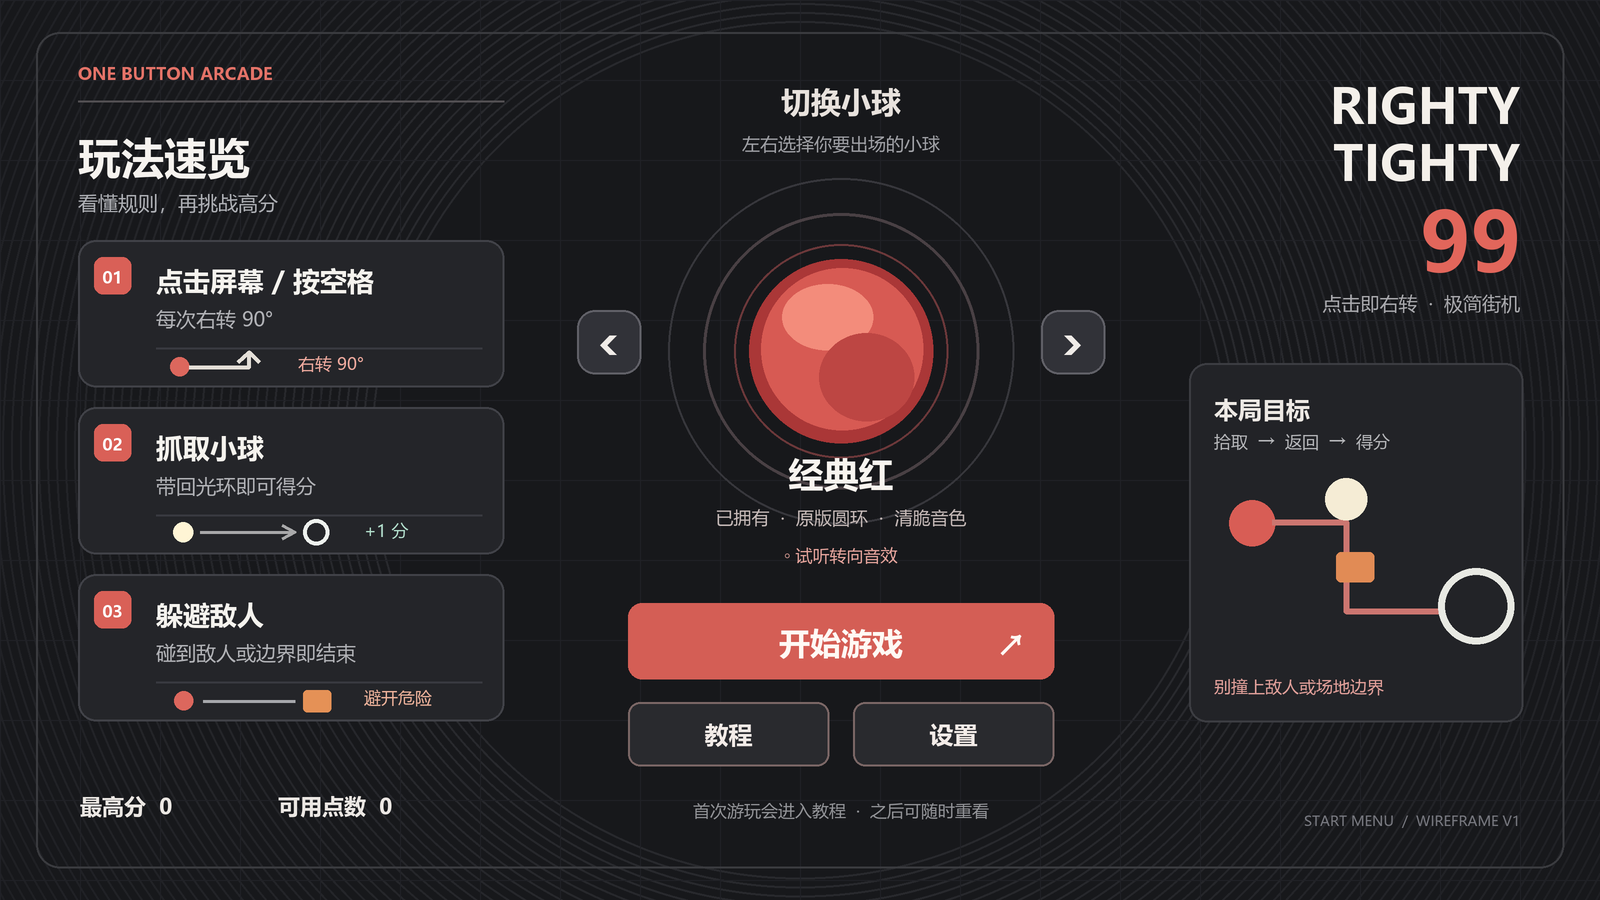

Source code (Python):
"""Standalone start-menu concept render. Does not change the game UI."""

from pathlib import Path
from PIL import Image, ImageDraw, ImageFont, ImageFilter

OUT = Path(__file__).with_suffix(".png")
S = 2
W, H = 1600, 900
FONT = "C:/Windows/Fonts/msyh.ttc"
FONT_BOLD = "C:/Windows/Fonts/msyhbd.ttc"


def scale_box(box):
    return tuple(int(v * S) for v in box)


def font(size, bold=False):
    return ImageFont.truetype(FONT_BOLD if bold else FONT, int(size * S))


def txt(x, y, value, size, color, bold=False, anchor=None):
    draw.text((int(x * S), int(y * S)), value, font=font(size, bold), fill=color, anchor=anchor)


def rect(box, fill, radius=0, outline=None, width=1):
    draw.rounded_rectangle(scale_box(box), radius=int(radius * S), fill=fill, outline=outline, width=int(width * S))


def line(points, fill, width=1, joint="curve"):
    draw.line([(int(x * S), int(y * S)) for x, y in points], fill=fill, width=int(width * S), joint=joint)


def ellipse(box, fill=None, outline=None, width=1):
    draw.ellipse(scale_box(box), fill=fill, outline=outline, width=int(width * S))


img = Image.new("RGB", (W * S, H * S), "#17181b")
draw = ImageDraw.Draw(img)

# Quiet game-field atmosphere, leaving the actual UI hierarchy legible.
for i in range(65, 0, -1):
    c = (800, 450)
    r = 420 + i * 9
    opacity = int(12 * (1 - i / 66))
    ellipse((c[0] - r, c[1] - r, c[0] + r, c[1] + r), outline=(29 + opacity, 30 + opacity, 34 + opacity), width=2)
for x in range(0, W, 80):
    line([(x, 0), (x, H)], "#202126")
for y in range(0, H, 80):
    line([(0, y), (W, y)], "#202126")

# Top bar.
rect((36, 32, 1564, 868), None, 24, "#3a3b3f", 2)
txt(78, 62, "ONE BUTTON ARCADE", 17, "#e47368", True)
line([(78, 101), (504, 101)], "#535053", 2)

# Right upper brand block.
txt(1520, 72, "RIGHTY", 49, "#f4f0ea", True, "ra")
txt(1520, 129, "TIGHTY", 49, "#f4f0ea", True, "ra")
txt(1521, 185, "99", 82, "#e2665b", True, "ra")
txt(1520, 290, "点击即右转  ·  极简街机", 19, "#a9a9ad", False, "ra")

# The three parts of the gameplay loop remain visible on the landing screen.
txt(78, 128, "玩法速览", 43, "#f6f3ef", True)
txt(78, 189, "看懂规则，再挑战高分", 20, "#aeb0b5")

card_x0, card_x1 = 78, 504
cards = [(240, "01", "点击屏幕 / 按空格", "每次右转 90°", "turn"),
         (407, "02", "抓取小球", "带回光环即可得分", "gather"),
         (574, "03", "躲避敌人", "碰到敌人或边界即结束", "avoid")]
for y, number, title, detail, kind in cards:
    rect((card_x0, y, card_x1, y + 147), "#242529", 18, "#414248", 2)
    rect((card_x0 + 16, y + 17, card_x0 + 53, y + 54), "#d96057", 9)
    txt(card_x0 + 34.5, y + 37, number, 16, "#fff", True, "mm")
    txt(card_x0 + 78, y + 22, title, 27, "#f5f3ee", True)
    txt(card_x0 + 78, y + 65, detail, 20, "#b1b2b6")
    line([(card_x0 + 78, y + 108), (card_x1 - 22, y + 108)], "#393a40", 2)
    if kind == "turn":
        ellipse((card_x0 + 92, y + 117, card_x0 + 111, y + 136), "#dc675d")
        line([(card_x0 + 111, y + 127), (card_x0 + 171, y + 127), (card_x0 + 171, y + 115)], "#e4dfd8", 4)
        line([(card_x0 + 160, y + 122), (card_x0 + 171, y + 112), (card_x0 + 181, y + 122)], "#e4dfd8", 4)
        txt(card_x0 + 220, y + 112, "右转 90°", 17, "#efaa9e")
    elif kind == "gather":
        ellipse((card_x0 + 95, y + 115, card_x0 + 115, y + 135), "#fff5d5")
        line([(card_x0 + 122, y + 125), (card_x0 + 215, y + 125)], "#a9a9aa", 3)
        line([(card_x0 + 204, y + 118), (card_x0 + 217, y + 125), (card_x0 + 204, y + 132)], "#a9a9aa", 3)
        ellipse((card_x0 + 225, y + 112, card_x0 + 251, y + 138), outline="#eef2ee", width=4)
        txt(card_x0 + 286, y + 112, "+1 分", 17, "#b5e2cf")
    else:
        ellipse((card_x0 + 96, y + 117, card_x0 + 115, y + 136), "#dc675d")
        line([(card_x0 + 125, y + 127), (card_x0 + 217, y + 127)], "#a7a8ac", 3)
        rect((card_x0 + 225, y + 116, card_x0 + 253, y + 138), "#e59156", 4)
        txt(card_x0 + 286, y + 112, "避开危险", 17, "#f0b49c")

txt(80, 791, "最高分  0", 22, "#ece8e4", True)
txt(278, 791, "可用点数  0", 22, "#ece8e4", True)

# Central skin selection is the largest focal point.
txt(841, 101, "切换小球", 30, "#e8e2dd", True, "mm")
txt(841, 143, "左右选择你要出场的小球", 18, "#9fa0a5", False, "mm")

ellipse((668, 178, 1014, 524), outline="#37373c", width=2)
ellipse((703, 213, 979, 489), outline="#494044", width=3)
ellipse((734, 244, 948, 458), outline="#6c383a", width=2)
ellipse((749, 259, 933, 443), "#aa3737")
ellipse((761, 268, 923, 430), "#d75a53")
ellipse((782, 284, 873, 350), "#f38c7b")
ellipse((819, 333, 914, 421), "#bd4643")

rect((577, 310, 641, 374), "#313238", 18, "#616168", 2)
txt(609, 339, "‹", 55, "#f0ece8", True, "mm")
rect((1041, 310, 1105, 374), "#313238", 18, "#616168", 2)
txt(1073, 339, "›", 55, "#f0ece8", True, "mm")
txt(841, 473, "经典红", 35, "#f8f4ef", True, "mm")
txt(841, 517, "已拥有  ·  原版圆环  ·  清脆音色", 18, "#c5b9b7", False, "mm")
txt(841, 555, "◦ 试听转向音效", 17, "#e7a59d", False, "mm")

rect((628, 603, 1054, 679), "#d45e55", 14)
txt(841, 642, "开始游戏", 31, "#fff9f4", True, "mm")
txt(1011, 642, "↗", 32, "#fff9f4", True, "mm")
rect((628, 702, 829, 766), "#292a2e", 12, "#7b6766", 2)
txt(728.5, 734, "教程", 24, "#f3ece8", True, "mm")
rect((853, 702, 1054, 766), "#292a2e", 12, "#7b6766", 2)
txt(953.5, 734, "设置", 24, "#f3ece8", True, "mm")
txt(841, 810, "首次游玩会进入教程  ·  之后可随时重看", 17, "#929397", False, "mm")

# A small right-side preview ties the three steps into one journey.
rect((1189, 363, 1523, 722), "#222327", 18, "#3c3d42", 2)
txt(1214, 393, "本局目标", 24, "#ede9e4", True)
txt(1214, 430, "拾取  →  返回  →  得分", 17, "#b6b7ba")
ellipse((1229, 500, 1275, 546), "#d85d55")
line([(1272, 522), (1346, 522), (1346, 611), (1442, 611)], "#cc7670", 6)
ellipse((1325, 478, 1367, 520), "#f5ecd5")
ellipse((1438, 568, 1514, 644), outline="#e8e9e3", width=7)
rect((1336, 552, 1374, 582), "#e18b55", 5)
txt(1214, 675, "别撞上敌人或场地边界", 17, "#e2a09a")

txt(1520, 811, "START MENU  /  WIREFRAME V1", 14, "#77787f", False, "ra")

img.resize((W, H), Image.Resampling.LANCZOS).save(OUT)
print(OUT)
